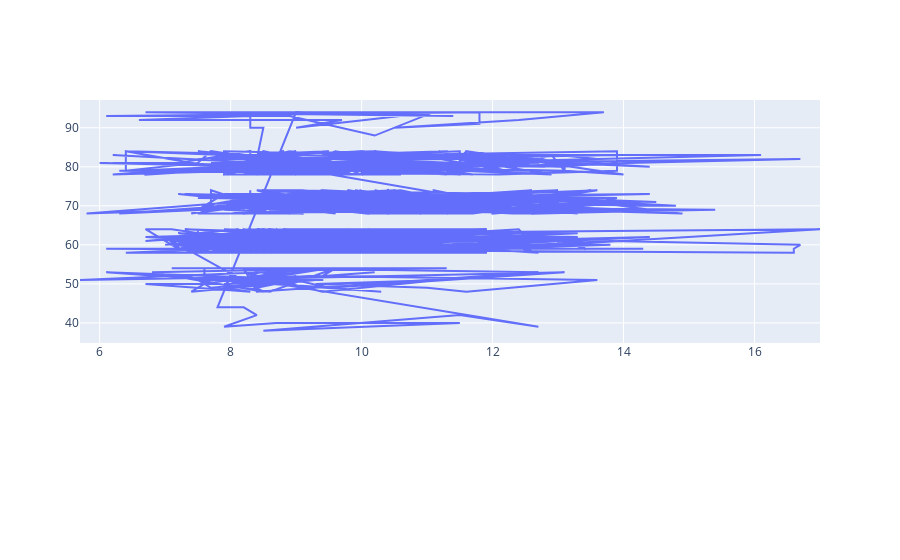

Notebook source saved alongside this figure:
### Code cell
# import plotly.plotly as py
from chart_studio.plotly import plot, iplot
import plotly.graph_objects as go
from plotly.subplots import make_subplots

df_plot = df.select('alcohol_by_weight', 'bitterness', 'nitrogen', 'turbidity', 'sugars','degree_of_fermentation', 'calorific_value', \
                                         'density', 'pH', 'colour', 'sulphites', 'rating').toPandas()

fig = make_subplots(
    rows=2, cols=1,
    row_heights=[1, 0.33],
    start_cell="top-left")

fig.add_scatter(y =df_plot.rating, x=df_plot.bitterness, row=1, col=1)
fig.show()

### Figure 1 — Plotly figure (JSON) as saved in the notebook; plotly's stock layout.template omitted (floating-point values rounded to 4 significant figures; data arrays with more than 128 entries replaced by an {"elided": "..."} marker saying what was removed)
{"data": [{"type": "scatter", "x": {"elided": "936 float values"}, "xaxis": "x", "y": {"elided": "936 int values"}, "yaxis": "y"}], "layout": {"xaxis": {"anchor": "y", "domain": [0, 1]}, "xaxis2": {"anchor": "y2", "domain": [0, 1]}, "yaxis": {"anchor": "x", "domain": [0.3609, 1.0]}, "yaxis2": {"anchor": "x2", "domain": [0, 0.2109]}}}
